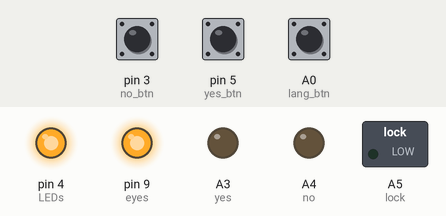
A sketch run on a simulated Arduino Uno, built with avr-gcc and run on an emulated ATmega328P. Shown: switched loads named in the sketch (green lamp = pin HIGH), output pins drawn as LEDs (lit = HIGH). Inputs (shaded band) come from the test bench; at power-on: pin 3 (no_btn) HIGH, pin 5 (yes_btn) HIGH, A0 (lang_btn) HIGH. The audio player accepts every command and is not drawn. At 34.8 s the program stops and its outputs stay as they are.

Above: at 2.1 s.
2.2 s: pin 3 (no_btn) pulled LOW for 0.15 s
At 4.5 s:
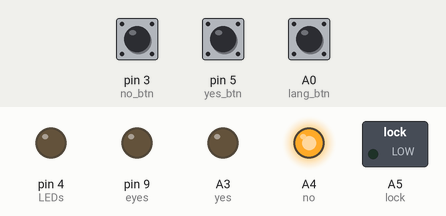
At 35.3 s:
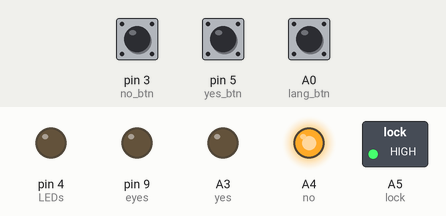
Timing chart, 0 to 36.3 s (numbered marks = the images above; inputs shaded):
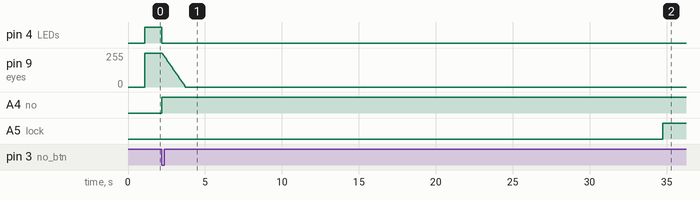

The sketch:

skull.ino
```cpp
#include "DFPlayer_Mini_Mp3.h"

#define lock A5
#define eyes 9
#define yes_btn 5
#define no_btn 3
#define LEDs 4
#define lang_btn A0
#define yes A3
#define no A4

#define chip A2

int val = 0;
bool yes_flag = true;
bool no_flag = true;

void setup() {
  delay(500);

  pinMode(lock, OUTPUT);
  pinMode(eyes, OUTPUT);
  pinMode(LEDs, OUTPUT);
  pinMode(no, OUTPUT);
  pinMode(yes, OUTPUT);

  digitalWrite(lock, LOW);
  digitalWrite(eyes, LOW);
  digitalWrite(LEDs, LOW);
  digitalWrite(no, LOW);
  digitalWrite(yes, LOW);

  pinMode(yes_btn, INPUT_PULLUP);
  pinMode(no_btn, INPUT_PULLUP);
  pinMode(lang_btn, INPUT_PULLUP);

  Serial.begin(9600);

  delay (100);
  mp3_set_serial (Serial);
  delay (100);
  mp3_set_volume (30);
  delay (100);
  mp3_set_EQ (0);
  delay (100);
}

void loop() {

  delay(100);

  while(!(val > 350 && val < 650)){ // chip inserted
    val = analogRead(chip);
    delay(100);
  }

  digitalWrite(LEDs, HIGH);   // turn on keyboard LEDs
  digitalWrite(eyes, HIGH);

  while(yes_flag && no_flag){ // is buttons pressed

    if (!digitalRead(lang_btn))mp3_play (1);
    else mp3_play (2);

    for(int i = 0; i < 1000; i++){
      delay(10);
      if( !digitalRead(yes_btn) ){
        yes_flag = false;
        digitalWrite(yes, HIGH);
        break;
      }
      else if ( !digitalRead(no_btn) ){
        no_flag = false;
        digitalWrite(no, HIGH);
        break;
      }
    }
  }

  digitalWrite(LEDs, LOW);

  if(no_flag == 0){
    for(int i = 255; i >= 0; i-=5){
      analogWrite(eyes, i);
      delay(30);
    }
    digitalWrite(eyes, LOW);
  }

  delay(31000);

  digitalWrite(lock, HIGH);

  while(1);
}
```

Measured:
- after the input at 2.2 s, pin 4 (LEDs): HIGH → LOW at once; pin 9 (eyes): moves from 255/255 to 0/255 over 1.5 s, starting at once; A4 (no): LOW → HIGH at once; A5 (lock): LOW → HIGH after 32.6 s
